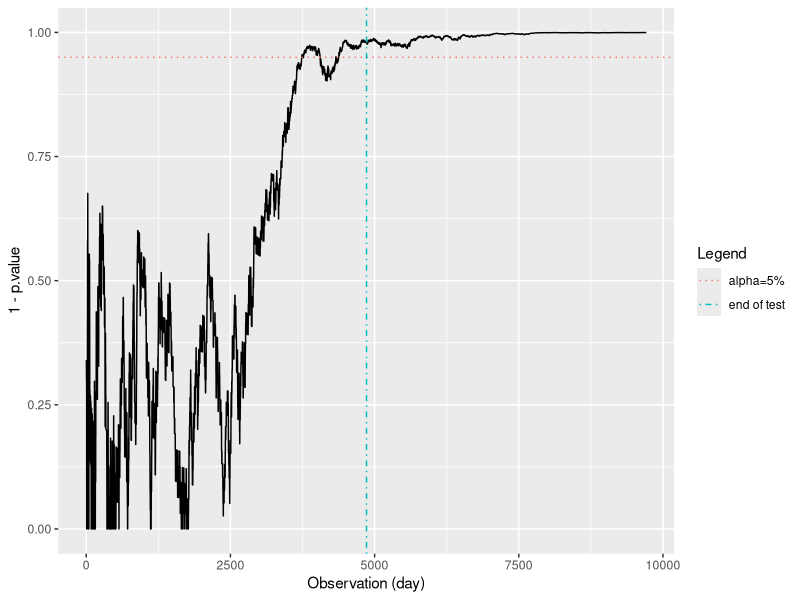

Reproduce this figure in R.
## ---- chunk 1
library(pwr)
mde <- 0.1
cr_a <- 0.25
alpha <- 0.05
power <- 0.80

ptpt <- pwr.2p.test(h = ES.h(p1 = cr_a, p2 = (1+mde)*cr_a), 
           sig.level = alpha, 
           power = power
           )
n_obs <- ceiling(ptpt$n)

## ---- chunk 2
library(ggplot2)
set.seed(2)

# make our "true" effect larger than the mde
effect <- mde
cr_b <- (1+effect)*cr_a
observations <- 2*n_obs

# a sequence of {0,1} conversions
conversions_a <- rbinom(observations, 1, cr_a)
conversions_b <- rbinom(observations, 1, cr_b)

# Calculate p-values at each simultaneous observation of the a and b groups
tt <- sapply(10:observations, function(x){
  t.test(conversions_a[1:x],conversions_b[1:x])$p.value
})

tt <- data.frame(p.value = unlist(tt))

# for plots
conf_95 <- data.frame( x = c(-Inf, Inf), y = 0.95 )
obs_limit_line <- data.frame( x = n_obs, y = c(-Inf, Inf) )

# plot the evolution of p-value over time, if "peeking"
ggplot(tt, aes(x=seq_along(p.value), y=1-p.value)) + 
  geom_line() + 
  geom_line(aes(x, y, color="alpha=5%"), linetype=3, conf_95) + 
  geom_line(aes(x, y, color="end of test"), linetype=4, obs_limit_line) +
  xlab("Observation (day)") +
  scale_color_discrete(name = "Legend") +
  ylim(c(0,1))


## ---- chunk 3
#
# monte carlo runs n_simulations and calls the callback function each time with the ... optional args
#
monte_carlo <- function(n_simulations, callback, ...){
  simulations <- 1:n_simulations

  sapply(1:n_simulations, function(x){
    callback(...)
  })
}
## ---- chunk 4

reject_at_i <- function(observations, i){
  conversions_a <- rbinom(observations, 1, cr_a)
  conversions_b <- rbinom(observations, 1, cr_b)
  ( t.test(conversions_a[1:i],
           conversions_b[1:i])$p.value ) < alpha
}

# run the sim
rejected.H0 <- monte_carlo(1000, 
                           callback=reject_at_i,
                           observations=n_obs,
                           i=n_obs
                           )

# output the rejection table
table(rejected.H0)

## ---- chunk 5

reject_at_i <- function(observations, i){
  conversions_a <- rbinom(observations, 1, cr_a)
  conversions_b <- rbinom(observations, 1, cr_a) # this is now the same conversion rate
  ( t.test(conversions_a[1:i],
           conversions_b[1:i])$p.value ) < alpha
}

# run the sim
rejected.H0 <- monte_carlo(1000, 
                           callback=reject_at_i,
                           observations=n_obs,
                           i=n_obs
                           )

# output the rejection table
table(rejected.H0)

## ---- chunk 6
peeking_method <- function (observations, by=1){
  # create the conversions
  conversions_a <- rbinom(observations, 1, cr_a)
  conversions_b <- rbinom(observations, 1, cr_a)  # no effect

  reject <- FALSE;

  # for each simulation, calculate the running conversion rates and days to complete.
  # Break the first time we have run more than the required days to complete
  for (i in seq(from=by,to=observations,by=by)) {
    tryCatch(
      {
        reject <- ( t.test(conversions_a[1:i],conversions_b[1:i])$p.value ) < alpha
        if(reject){
          break;
        }
      }, error=function(e){
        print(e)
      }
    )
  }
  
  reject

}
# run the sim
rejected.H0 <- monte_carlo(1000,
                           callback=peeking_method,
                           observations=n_obs,
                           by=100
                           )


# output the rejection table
table(rejected.H0)
